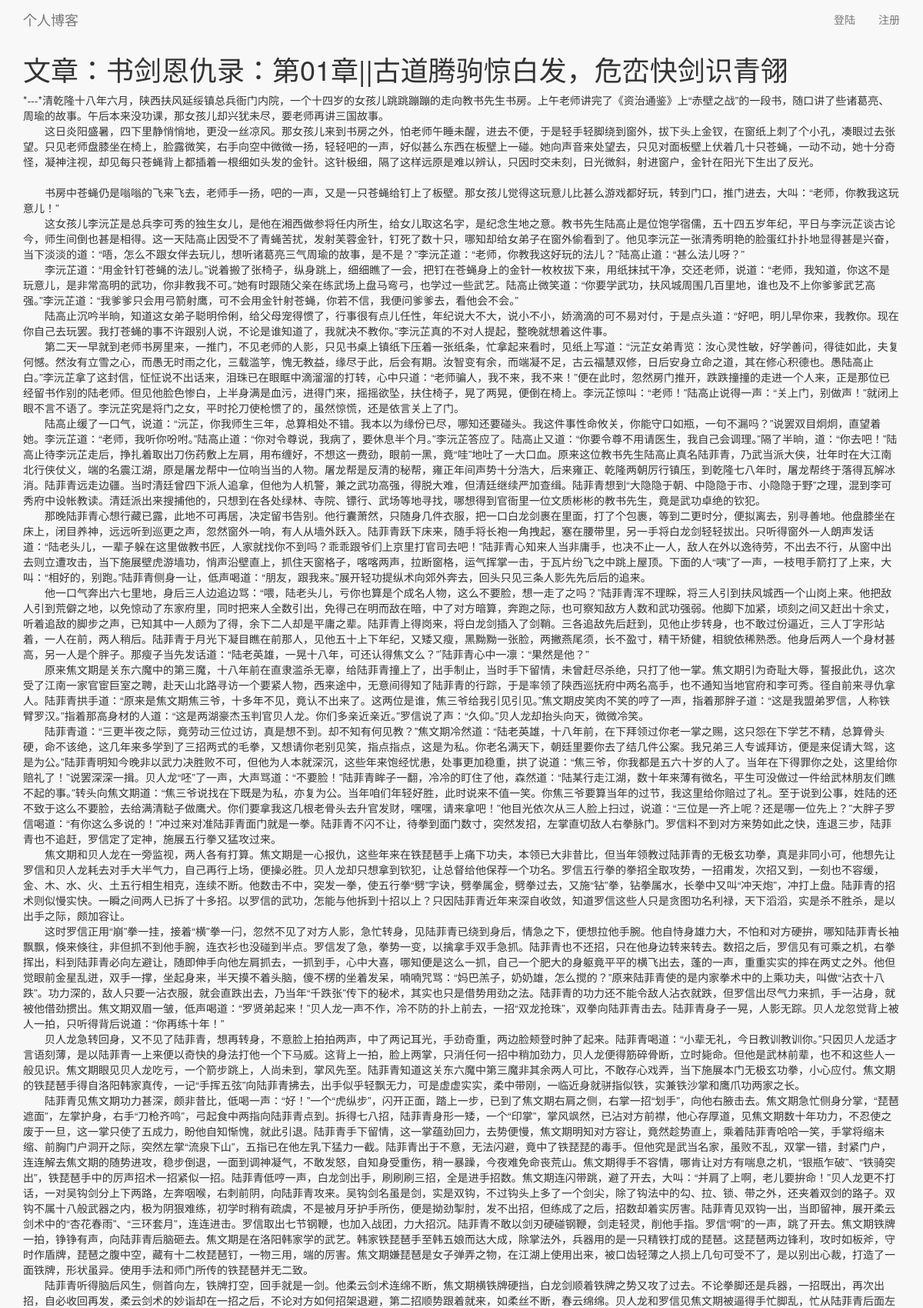
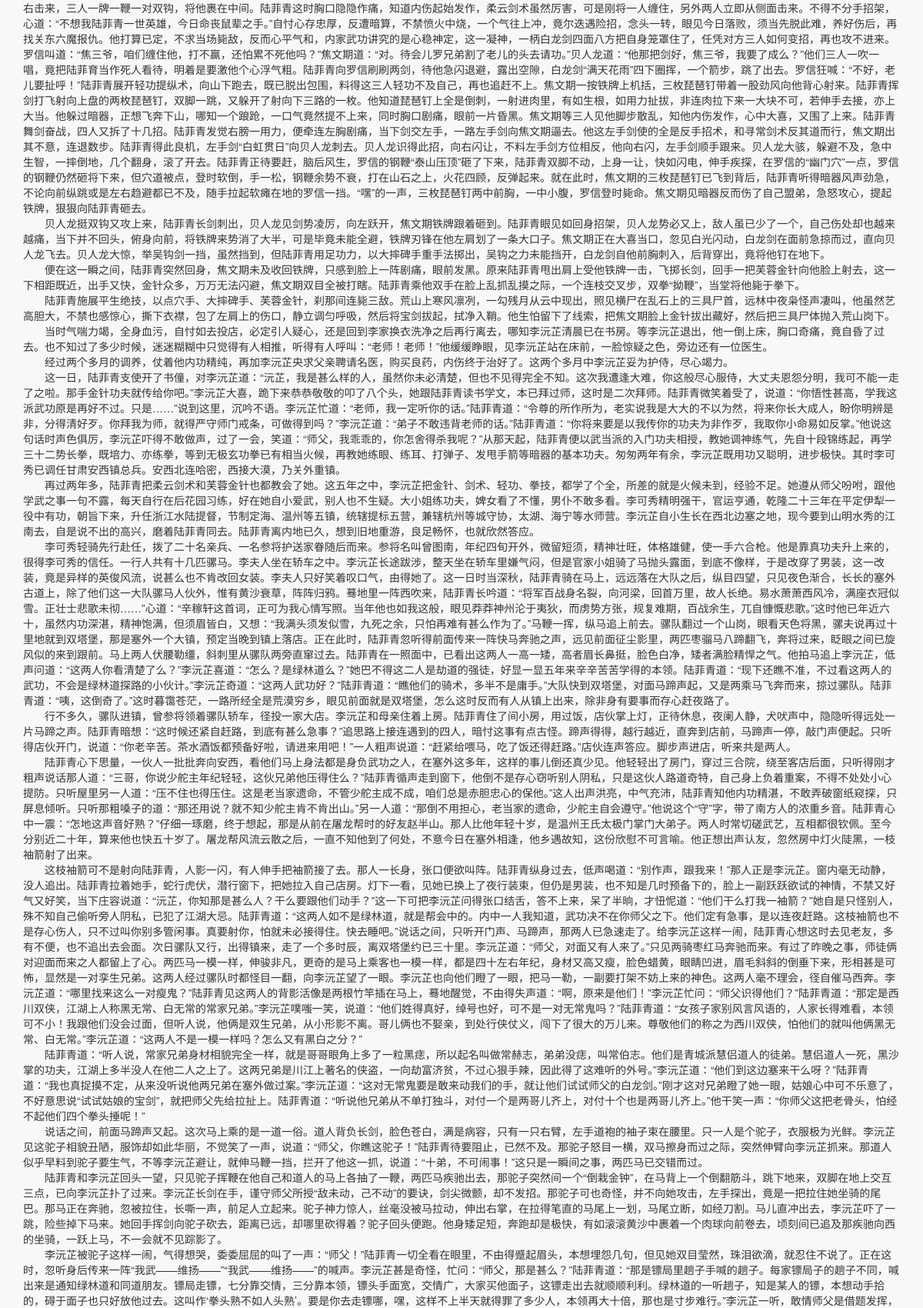
/look_over_article/14/ (upper part), run on the app's committed database (2 pictures, top to bottom).
### blog/models.py (models this page shows, shortened)
class Post(models.Model):
    author=models.ForeignKey('auth.User')
    title=models.CharField(max_length=200)
    text=models.TextField()
    create_date=models.DateTimeField(
            default=timezone.now)
    published_date=models.DateTimeField(
            blank=True,null=True)

### blog/views.py (the view)
# urls.py: url(r'^look_over_article/(?P<post_id>\d+)/$',views.look_over_article,
def look_over_article(request,post_id):
    post=Post.objects.get(id=post_id)
    return render(request,'blog/look_over_article.html',{'post':post})

### blog/templates/blog/look_over_article.html (shortened to what this page needs)
{% extends 'blog/base.html' %}
{% block content %}
	<h1><p>文章：{{post.title}}</p></h1>
	<p>{{post.text|linebreaksbr}}</p>
{% endblock content %}

### data on the page
Post: title "书剑恩仇录：第01章||古道腾驹惊白发，危峦快剑识青翎", text "*---*清乾隆十八年六月，陕西扶风延绥镇总兵衙门内院，一个十四岁的女孩儿跳跳蹦蹦的走向教书先生书房。上午老师讲完了《资治通鉴》上“赤壁之战”的一段书，随口讲了些诸葛亮、周瑜的故事。午后本来没功课，那女孩儿却兴犹未尽，要老师再讲三国故事。 这日炎阳盛暑，四下里静悄悄地，更没一丝凉风。那女孩儿来到书房之外，怕老师午睡未醒，进去不便，于是轻手轻脚绕到窗外，拔下头上金钗，在窗纸上刺了个小孔，凑眼过去张望。只见老师盘膝坐在椅上，脸露微笑，右手向空中微微一扬，轻轻吧的一声，好似甚么东西在板壁上一碰。她向声音来处望去，只见对面板壁上伏着几十只苍蝇，一动不动，她十分奇怪，凝神注视，却见每只苍蝇背上都插着一根细如头发的金针。这针极细，隔了这样远原是难以辨认，只因时交未刻，日光微斜，射进窗户，金针在阳光下生出了反光。 书房中苍蝇仍是嗡嗡的飞来飞去，老师手一扬，吧的一声，又是一只苍蝇给钉上了板壁。那女孩儿觉得这玩意儿比甚么游戏都好玩，转到门口，推门进去，大叫：“老师，你教我这玩意儿！” 这女孩儿李沅芷是总兵李可秀的独生女儿，是他在湘西做参将任内所生，给女儿取这名字，是纪念生地之意。教书先生陆高止是位饱学宿儒，五十四五岁年纪，平日与李沅芷谈古论今，师生间倒也甚是相得。这一天陆高止因受不了青蝇苦扰，发射芙蓉金针，钉死了数十只，哪知却给女弟子在窗外偷看到了。他见李沅芷一张清秀明艳的脸蛋红扑扑地显得甚是兴奋，当下淡淡的道：“唔，怎么不跟女伴去玩儿，想听诸葛亮三气周瑜的故事，是不是？”李沅芷道：“老师，你教我这好玩的法儿？”陆高止道：“甚么法儿呀？”…"
